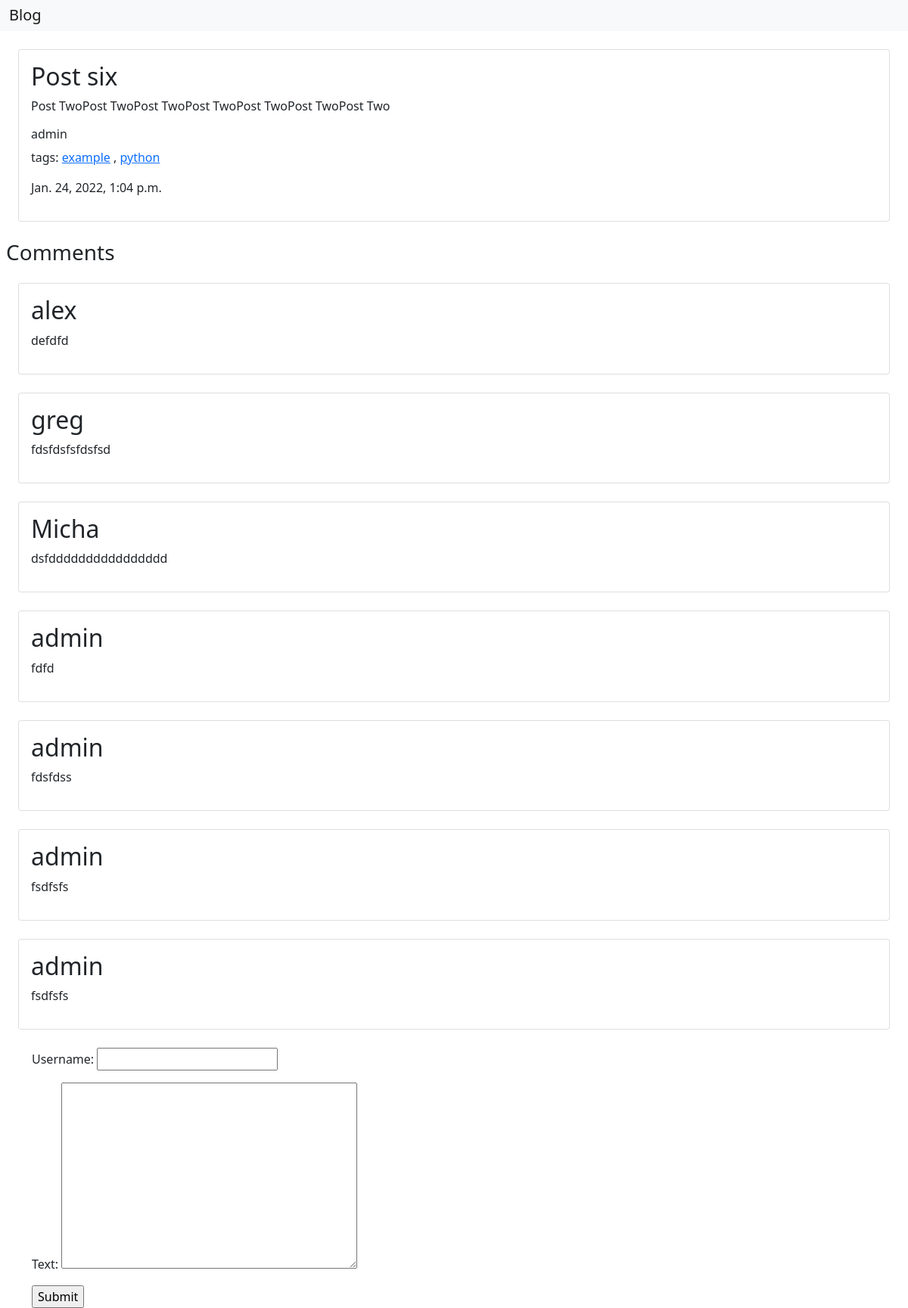
Screenshot of /post/7/ with the database file from the repository.
### twoproject/models.py (models this page shows, shortened)
class Post(models.Model):
    author = models.ForeignKey(settings.AUTH_USER_MODEL, on_delete=models.CASCADE)
    title = models.CharField(max_length=150, blank=True,null=True)
    text = models.TextField(blank=True,null=True)
    created= models.DateTimeField(default=timezone.now)
    link = models.CharField( max_length=300,blank=True, null= True)
    tags = TaggableManager()
    class Meta:
        verbose_name_plural = 'Обьявления'
        verbose_name = 'Обьявление'
        ordering = ['-created']

class Comment(models.Model):
    post = models.ForeignKey(Post, related_name='adm' ,on_delete=models.CASCADE)
    username = models.CharField(max_length=15)
    text = models.TextField()
    active = models.BooleanField(default=True)

### twoproject/views.py (the view)
# urls.py: path('post/<int:pk>/', views.post, name="post_detail"),
def post(request,pk):
    post = get_object_or_404(Post, pk = pk)
    comments = post.adm.filter(active=True)
    form = CommentForm()
    if request.method == "POST":
        form = CommentForm(request.POST)
        if form.is_valid():
            comment = form.save(commit=False)
            comment.post = post
            comment.save()
    return render(request,"Bil/post.html", {"post" : post, 'comments': comments,'form': form})

### twoproject/forms.py
class CommentForm(ModelForm):
    class Meta:
        model = Comment
        fields = ['username', 'text']

### twoproject/templates/Bil/post.html (shortened to what this page needs)
{% extends "Bil/base.html" %}
{% block 1%}
    <div class="card m-4">
      <div class="card-body">
        <h2>{{post.title}}</h2>
        <p>{{post.text}}</p>
        <h6>{{post.author}} </h6>
          <p>tags:
              {% for tag in post.tags.all%}
              <a href="{% url 'post_list' tag.slug %}">{{tag.slug}}</a>
              {% if not forloop.last %}, {% endif %}
              {% endfor %}
        <p>{{post.created}}</p>
      </div>
</div>
<h3 class="m-2">Comments</h3>
{% for comment in comments%}
    <div class="card m-4">
      <div class="card-body">
        <h2> {{ comment.username}}</h2>
        <p> {{ comment.text}}</p>
      </div>
    </div>
{% endfor %}
<div class="container">
    <form action="" method="post">
        {{form.as_p}}
        <input type="submit" >
    </form>
</div>
{% endblock %}

### rows the page displays
Post: title "Post six", text "Post TwoPost TwoPost TwoPost TwoPost TwoPost TwoPost Two", author "admin", created "Jan. 24, 2022, 1:04 p.m."
Tag: slug "example"
Tag: slug "python"
Comment: username "alex", text "defdfd"
Comment: username "greg", text "fdsfdsfsfdsfsd"
Comment: username "Micha", text "dsfdddddddddddddddd"
Comment: username "admin", text "fdfd"
Comment: username "admin", text "fdsfdss"
Comment: username "admin", text "fsdfsfs"
Comment: username "admin", text "fsdfsfs"
